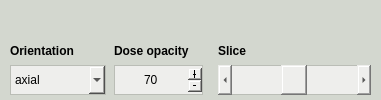
          <widget class="QWidget" name="tab_slices">
           <property name="styleSheet">
            <string notr="true">color: rgb(0, 0, 0);
background-color: rgb(211, 215, 207);
border: 1px solid;
border-color: rgb(211, 215, 207);</string>
           </property>
           <attribute name="icon">
            <iconset resource="../assets/resources.qrc">
             <normaloff>:/special_icons/icons_special/i-imaging-root-category-svgrepo-com.svg</normaloff>:/special_icons/icons_special/i-imaging-root-category-svgrepo-com.svg</iconset>
           </attribute>
           <attribute name="title">
            <string/>
           </attribute>
           <attribute name="toolTip">
            <string>CT/Dose slices</string>
           </attribute>
           <layout class="QVBoxLayout" name="tab_slices_meta_layout">
            <property name="spacing">
             <number>0</number>
            </property>
            <property name="leftMargin">
             <number>0</number>
            </property>
            <property name="topMargin">
             <number>0</number>
            </property>
            <property name="rightMargin">
             <number>0</number>
            </property>
            <property name="bottomMargin">
             <number>0</number>
            </property>
            <item>
             <layout class="QVBoxLayout" name="tab_slices_layout">
              <property name="spacing">
               <number>0</number>
              </property>
              <item>
               <widget class="QWidget" name="image_widget" native="true">
                <property name="styleSheet">
                 <string notr="true">border: 1px solid;
border-color: rgb(211, 215, 207);</string>
                </property>
                <layout class="QVBoxLayout" name="image_meta_layout">
                 <property name="spacing">
                  <number>0</number>
                 </property>
                 <property name="leftMargin">
                  <number>10</number>
                 </property>
                 <property name="topMargin">
                  <number>10</number>
                 </property>
                 <property name="rightMargin">
                  <number>10</number>
                 </property>
                 <property name="bottomMargin">
                  <number>0</number>
                 </property>
                 <item>
                  <layout class="QVBoxLayout" name="image_layout">
                   <property name="spacing">
                    <number>3</number>
                   </property>
                  </layout>
                 </item>
                </layout>
               </widget>
              </item>
              <item>
               <widget class="QWidget" name="image_options_widget" native="true">
                <property name="maximumSize">
                 <size>
                  <width>16777215</width>
                  <height>62</height>
                 </size>
                </property>
                <property name="styleSheet">
                 <string notr="true">border: 0px solid;</string>
                </property>
                <layout class="QGridLayout" name="image_options_layout">
                 <property name="leftMargin">
                  <number>10</number>
                 </property>
                 <property name="topMargin">
                  <number>0</number>
                 </property>
                 <property name="rightMargin">
                  <number>10</number>
                 </property>
                 <property name="bottomMargin">
                  <number>16</number>
                 </property>
                 <property name="horizontalSpacing">
                  <number>3</number>
                 </property>
                 <property name="verticalSpacing">
                  <number>7</number>
                 </property>
                 <item row="0" column="3">
                  <widget class="QLabel" name="slice_selection_label">
                   <property name="minimumSize">
                    <size>
                     <width>0</width>
                     <height>25</height>
                    </size>
                   </property>
                   <property name="maximumSize">
                    <size>
                     <width>16777215</width>
                     <height>25</height>
                    </size>
                   </property>
                   <property name="font">
                    <font>
                     <weight>75</weight>
                     <bold>true</bold>
                    </font>
                   </property>
                   <property name="text">
                    <string>Slice</string>
                   </property>
                  </widget>
                 </item>
                 <item row="1" column="3" colspan="2">
                  <widget class="QScrollBar" name="slice_selection_sbar">
                   <property name="sizePolicy">
                    <sizepolicy hsizetype="Minimum" vsizetype="Fixed">
                     <horstretch>0</horstretch>
                     <verstretch>0</verstretch>
                    </sizepolicy>
                   </property>
                   <property name="minimumSize">
                    <size>
                     <width>153</width>
                     <height>30</height>
                    </size>
                   </property>
                   <property name="maximumSize">
                    <size>
                     <width>16777215</width>
                     <height>30</height>
                    </size>
                   </property>
                   <property name="styleSheet">
                    <string notr="true">color: rgb(0, 0, 0);
background-color: rgb(238, 238, 236);
border: 1px solid;
border-color: rgb(186, 189, 182);</string>
                   </property>
                   <property name="value">
                    <number>49</number>
                   </property>
                   <property name="orientation">
                    <enum>Qt::Horizontal</enum>
                   </property>
                  </widget>
                 </item>
                 <item row="0" column="2">
                  <widget class="QLabel" name="opacity_label">
                   <property name="minimumSize">
                    <size>
                     <width>101</width>
                     <height>25</height>
                    </size>
                   </property>
                   <property name="maximumSize">
                    <size>
                     <width>101</width>
                     <height>25</height>
                    </size>
                   </property>
                   <property name="font">
                    <font>
                     <weight>75</weight>
                     <bold>true</bold>
                    </font>
                   </property>
                   <property name="text">
                    <string>Dose opacity</string>
                   </property>
                  </widget>
                 </item>
                 <item row="1" column="2">
                  <widget class="QSpinBox" name="opacity_sbox">
                   <property name="sizePolicy">
                    <sizepolicy hsizetype="Fixed" vsizetype="Fixed">
                     <horstretch>0</horstretch>
                     <verstretch>0</verstretch>
                    </sizepolicy>
                   </property>
                   <property name="minimumSize">
                    <size>
                     <width>95</width>
                     <height>30</height>
                    </size>
                   </property>
                   <property name="maximumSize">
                    <size>
                     <width>95</width>
                     <height>30</height>
                    </size>
                   </property>
                   <property name="cursor">
                    <cursorShape>IBeamCursor</cursorShape>
                   </property>
                   <property name="styleSheet">
                    <string notr="true">background-color: rgb(238, 238, 236);
border: 1px solid;
border-color: rgb(186, 189, 182);
margin-right: 6px;</string>
                   </property>
                   <property name="alignment">
                    <set>Qt::AlignCenter</set>
                   </property>
                   <property name="buttonSymbols">
                    <enum>QAbstractSpinBox::PlusMinus</enum>
                   </property>
                   <property name="maximum">
                    <number>100</number>
                   </property>
                   <property name="value">
                    <number>70</number>
                   </property>
                  </widget>
                 </item>
                 <item row="0" column="4">
                  <widget class="QLabel" name="slice_selection_pos">
                   <property name="minimumSize">
                    <size>
                     <width>0</width>
                     <height>25</height>
                    </size>
                   </property>
                   <property name="maximumSize">
                    <size>
                     <width>16777215</width>
                     <height>25</height>
                    </size>
                   </property>
                   <property name="font">
                    <font>
                     <weight>75</weight>
                     <bold>true</bold>
                    </font>
                   </property>
                   <property name="alignment">
                    <set>Qt::AlignRight|Qt::AlignTrailing|Qt::AlignVCenter</set>
                   </property>
                  </widget>
                 </item>
                 <item row="1" column="0">
                  <widget class="QComboBox" name="orient_cbox">
                   <property name="sizePolicy">
                    <sizepolicy hsizetype="Fixed" vsizetype="Fixed">
                     <horstretch>0</horstretch>
                     <verstretch>0</verstretch>
                    </sizepolicy>
                   </property>
                   <property name="minimumSize">
                    <size>
                     <width>96</width>
                     <height>30</height>
                    </size>
                   </property>
                   <property name="maximumSize">
                    <size>
                     <width>96</width>
                     <height>30</height>
                    </size>
                   </property>
                   <property name="cursor">
                    <cursorShape>PointingHandCursor</cursorShape>
                   </property>
                   <property name="styleSheet">
                    <string notr="true">color: rgb(0, 0, 0);
background-color: rgb(238, 238, 236);
border: 1px solid;
border-color: rgb(186, 189, 182);</string>
                   </property>
                   <property name="currentText">
                    <string>axial</string>
                   </property>
                   <property name="currentIndex">
                    <number>0</number>
                   </property>
                   <item>
                    <property name="text">
                     <string>axial</string>
                    </property>
                   </item>
                   <item>
                    <property name="text">
                     <string>coronal</string>
                    </property>
                   </item>
                   <item>
                    <property name="text">
                     <string>sagittal</string>
                    </property>
                   </item>
                  </widget>
                 </item>
                 <item row="0" column="0">
                  <widget class="QLabel" name="orient_label">
                   <property name="minimumSize">
                    <size>
                     <width>101</width>
                     <height>25</height>
                    </size>
                   </property>
                   <property name="maximumSize">
                    <size>
                     <width>101</width>
                     <height>25</height>
                    </size>
                   </property>
                   <property name="font">
                    <font>
                     <weight>75</weight>
                     <bold>true</bold>
                    </font>
                   </property>
                   <property name="styleSheet">
                    <string notr="true">border: 0px;</string>
                   </property>
                   <property name="text">
                    <string>Orientation</string>
                   </property>
                  </widget>
                 </item>
                </layout>
               </widget>
              </item>
             </layout>
            </item>
           </layout>
          </widget>
